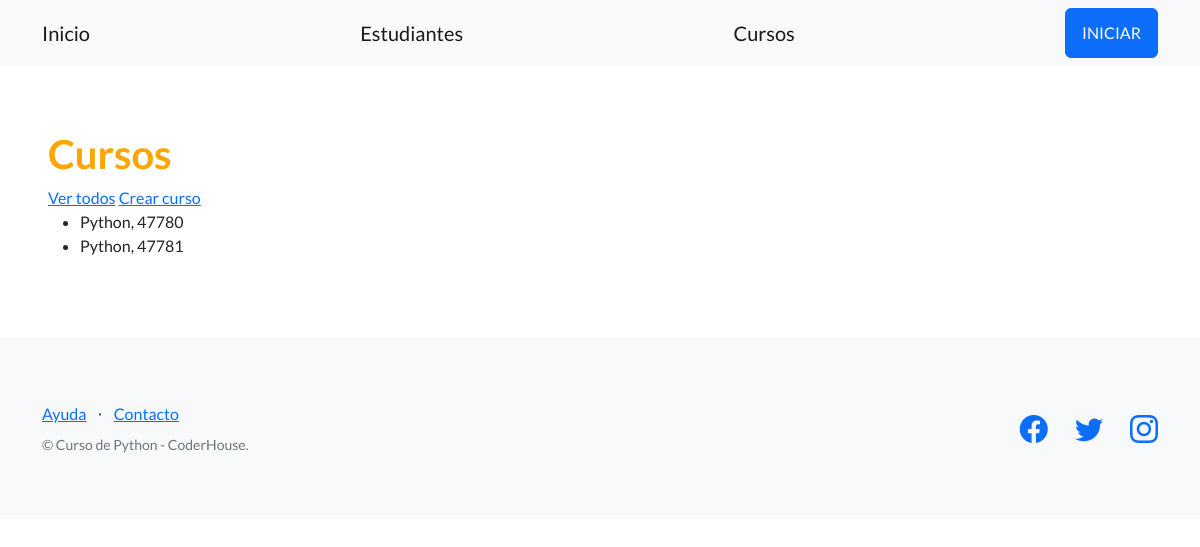
/estudios/cursos/, run on an earlier commit of the app's database.
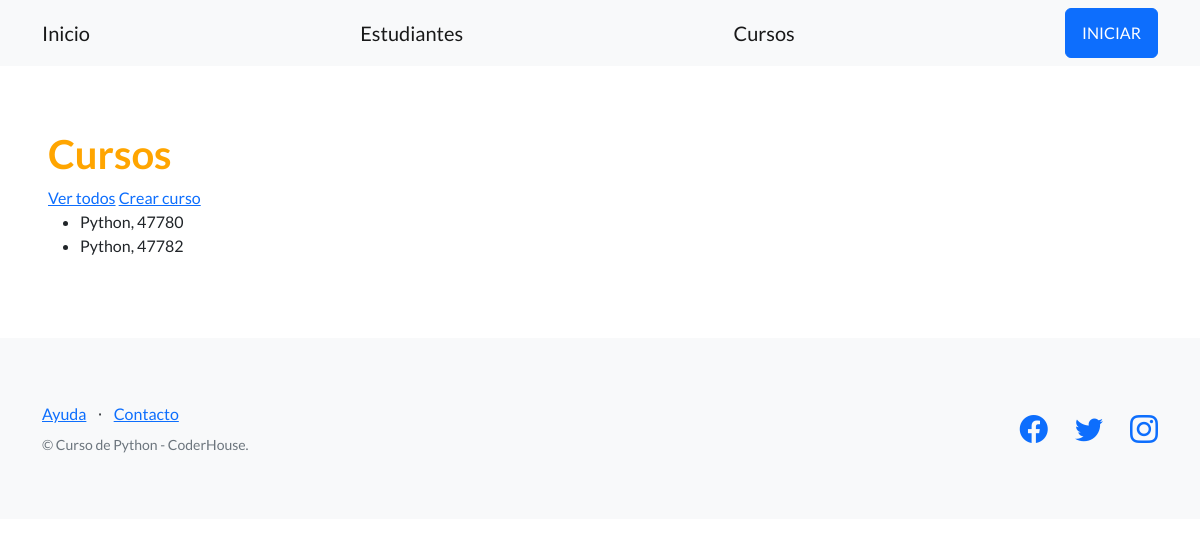
And on a later commit of the database.
### control_estudios/models.py (models this page shows)
class Curso(models.Model):
    nombre= models.CharField(max_length= 64)
    comision = models.IntegerField()

### control_estudios/views.py (the view)
# urls.py: path("cursos/", listar_cursos, name="lista_cursos")
def listar_cursos(request):
    contexto = {
        "cursos": Curso.objects.all(),
    }
    http_response = render(
        request=request,
        template_name='control_estudios/lista_cursos.html',
        context=contexto,
    )
    return http_response

### control_estudios/templates/control_estudios/lista_cursos.html (shortened to what this page needs)
{% extends "base.html" %}
{% block contenido %}
<h1 style="color:orange;">
  Cursos
</h1>
<a href="{% url 'lista_cursos' %}">Ver todos</a>
<a href="{% url 'crear_curso' %}">Crear curso</a>
<ul>
{% for curso in cursos %}
  <li>
    {{ curso.nombre }}, {{ curso.comision }}
  </li>
{% endfor %}
</ul>
{% endblock contenido %}

What changed in the data, as far as the page shows it:
changed Curso (number 2 of 2 on the later page): comision "47781" → "47782"
